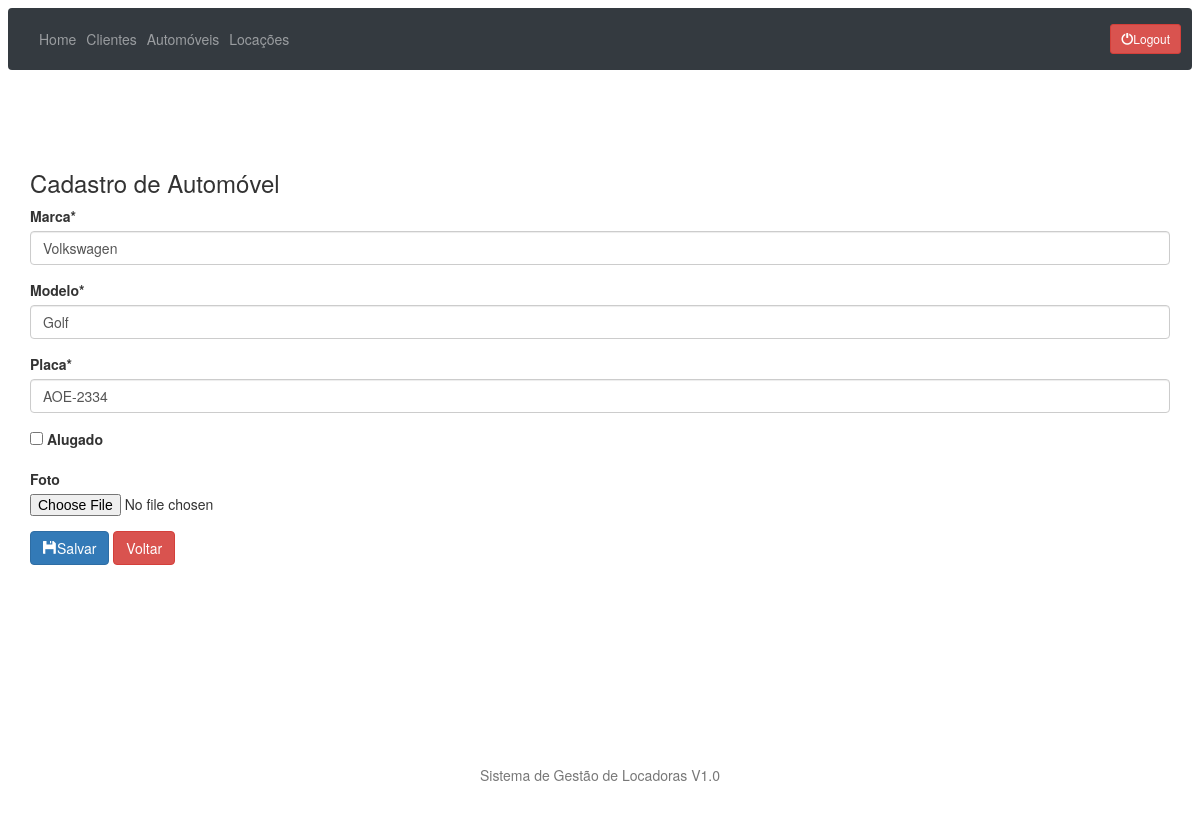
The app's page /automoveis/update/1/ (signed in), older data.
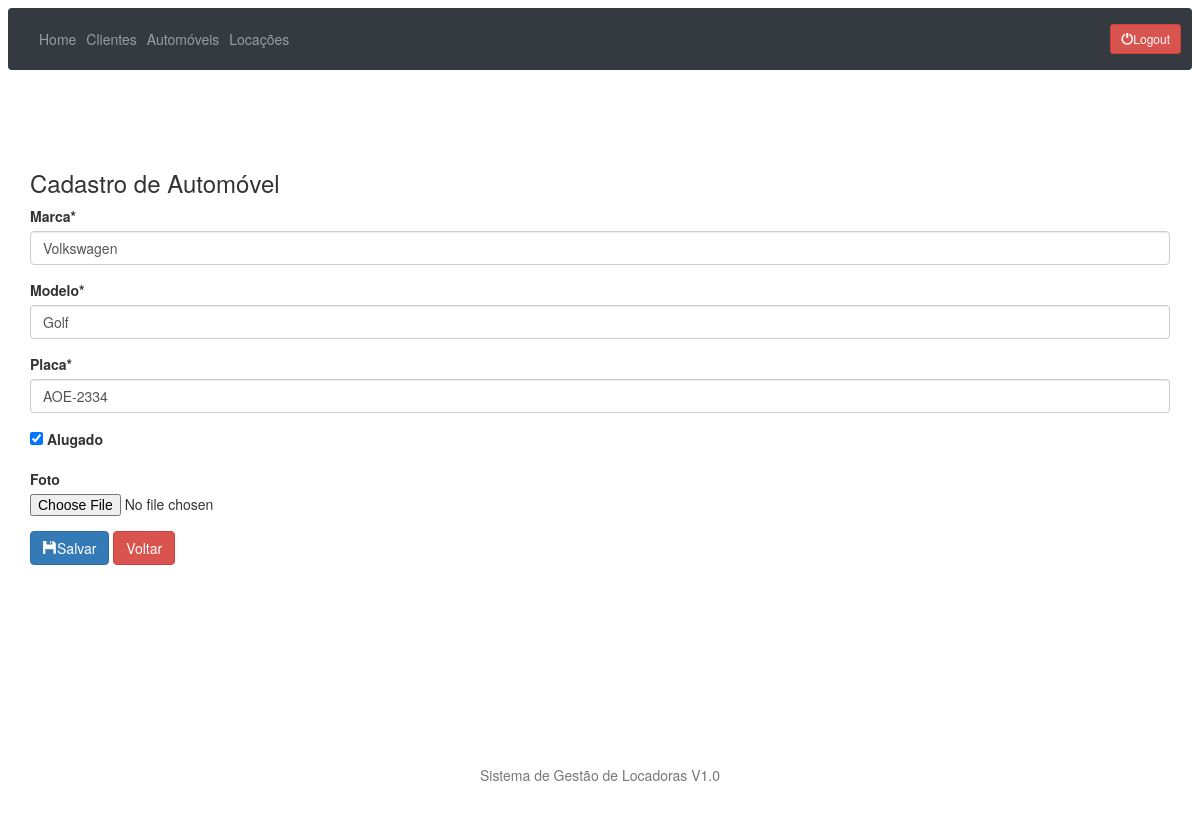
The same page, newer data.
### automoveis/models.py (models this page shows, shortened)
class Automovel(models.Model):
    marca = models.CharField(max_length=30)
    modelo = models.CharField(max_length=30)
    placa = models.CharField(max_length=30)
    foto = models.ImageField(upload_to='automoveis_fotos', null=True, blank=True)
    alugado = models.BooleanField(default=False)

### automoveis/views.py (the view)
# urls.py: path('update/<int:id>/', automoveis_update, name='automovel_update'),
@login_required()
def automoveis_update(request, id):
    automovel = get_object_or_404(Automovel, pk=id)
    form = AutomovelForm(request.POST or None, request.FILES or None, instance=automovel)
    if form.is_valid():
        form.save()
        return redirect('automovel_list')
    return render(request, 'automovel_form.html', {'form': form})

### automoveis/forms.py
class AutomovelForm(ModelForm):
    class Meta:
        model = Automovel
        fields = ['marca', 'modelo', 'placa', 'alugado', 'foto']

### automoveis/templates/automovel_form.html (shortened to what this page needs)
{% extends 'base.html' %}
{% load crispy_forms_tags %}
{% block main %}
    <h3> Cadastro de Automóvel </h3>
    <form method="POST" enctype="multipart/form-data">
        {{ form|crispy }}
        <button type="submit" class="btn btn-primary"><span
            class="glyphicon glyphicon-floppy-disk"></span>Salvar</button>
        <a class="btn btn-danger" href="{% url 'automovel_list' %}">Voltar</a>
    </form>
{% endblock %}

Row changes from the older to the newer data that the page shows:
changed Automovel "Volkswagen": alugado "☐" → "☑"
